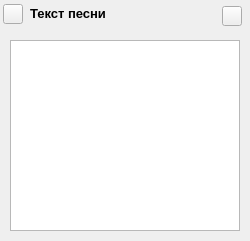
<?xml version="1.0" encoding="UTF-8"?>
<ui version="4.0">
 <class>lyrics_out</class>
 <widget class="QWidget" name="lyrics_out">
  <property name="geometry">
   <rect>
    <x>0</x>
    <y>0</y>
    <width>250</width>
    <height>241</height>
   </rect>
  </property>
  <property name="windowTitle">
   <string>Lyrics</string>
  </property>
  <property name="windowIcon">
   <iconset resource="res.qrc">
    <normaloff>:/new/prefix1/icons/vkp2.ico</normaloff>:/new/prefix1/icons/vkp2.ico</iconset>
  </property>
  <widget class="QPushButton" name="CloseApp">
   <property name="geometry">
    <rect>
     <x>222</x>
     <y>6</y>
     <width>20</width>
     <height>20</height>
    </rect>
   </property>
   <property name="font">
    <font>
     <pointsize>11</pointsize>
     <weight>75</weight>
     <bold>true</bold>
    </font>
   </property>
   <property name="text">
    <string/>
   </property>
  </widget>
  <widget class="QTextEdit" name="lyrics_text_browser">
   <property name="geometry">
    <rect>
     <x>10</x>
     <y>40</y>
     <width>230</width>
     <height>191</height>
    </rect>
   </property>
   <property name="font">
    <font>
     <family>Mangal</family>
     <pointsize>10</pointsize>
    </font>
   </property>
   <property name="focusPolicy">
    <enum>Qt::WheelFocus</enum>
   </property>
   <property name="verticalScrollBarPolicy">
    <enum>Qt::ScrollBarAsNeeded</enum>
   </property>
   <property name="readOnly">
    <bool>true</bool>
   </property>
  </widget>
  <widget class="QLabel" name="Title">
   <property name="geometry">
    <rect>
     <x>30</x>
     <y>1</y>
     <width>151</width>
     <height>25</height>
    </rect>
   </property>
   <property name="font">
    <font>
     <pointsize>10</pointsize>
     <weight>75</weight>
     <bold>true</bold>
    </font>
   </property>
   <property name="text">
    <string>Текст песни</string>
   </property>
  </widget>
  <widget class="QPushButton" name="Icon">
   <property name="geometry">
    <rect>
     <x>3</x>
     <y>4</y>
     <width>20</width>
     <height>20</height>
    </rect>
   </property>
   <property name="focusPolicy">
    <enum>Qt::NoFocus</enum>
   </property>
   <property name="text">
    <string/>
   </property>
  </widget>
 </widget>
 <resources>
  <include location="res.qrc"/>
 </resources>
 <connections/>
</ui>
